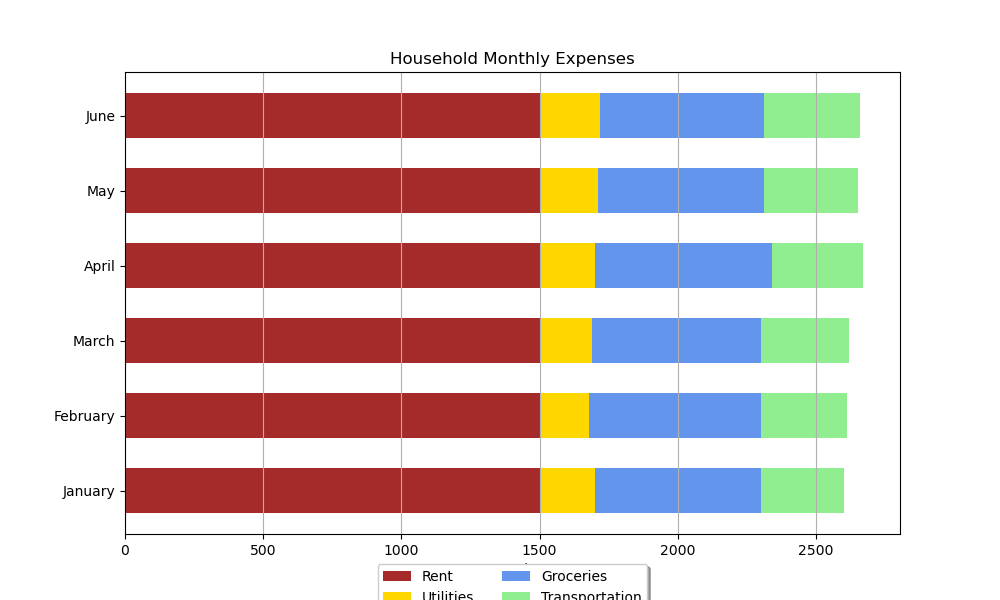

Write Python code to recreate this figure.

import matplotlib.pyplot as plt

# Data
months = ['January', 'February', 'March', 'April', 'May', 'June']
rent = [1500, 1500, 1500, 1500, 1500, 1500]
utilities = [200, 180, 190, 200, 210, 220]
groceries = [600, 620, 610, 640, 600, 590]
transportation = [300, 310, 320, 330, 340, 350]

# Stacked Bar Chart
fig, ax = plt.subplots(figsize=(10, 6))  # changing width and height of the chart

bar_width = 0.6  # change width of bars
index = range(len(months))

p1 = plt.barh(index, rent, bar_width, label='Rent', color='#A52A2A')
p2 = plt.barh(index, utilities, bar_width, left=rent, label='Utilities', color='#FFD700')
p3 = plt.barh(index, groceries, bar_width, left=[r + u for r, u in zip(rent, utilities)], label='Groceries', color='#6495ED')
p4 = plt.barh(index, transportation, bar_width, left=[r + u + g for r, u, g in zip(rent, utilities, groceries)], label='Transportation', color='#90EE90')

plt.xlabel('Expenses in USD')
plt.yticks(index, months)
plt.title('Household Monthly Expenses')
plt.legend(loc='upper center', bbox_to_anchor=(0.5, -0.05), shadow=True, ncol=2)

# Customizing the grid
plt.grid(axis='x')

plt.show()
